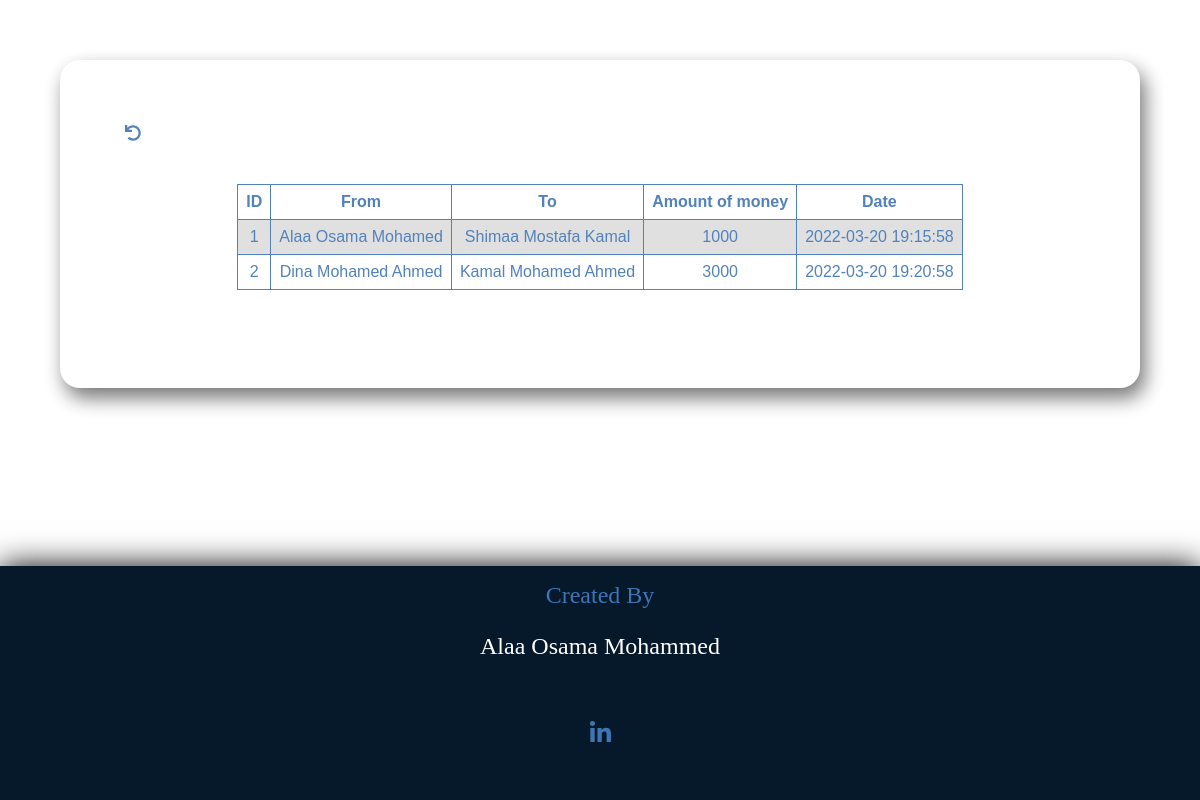
The page /history.php on the database its author committed.
### tables this page shows
CREATE TABLE `data_history` (
  `id` int(5) NOT NULL,
  `money_from` varchar(100) NOT NULL,
  `money_to` varchar(100) NOT NULL,
  `money` int(10) NOT NULL,
  `theData` timestamp NOT NULL DEFAULT current_timestamp() ON UPDATE current_timestamp()
);

### history.php (the view, shortened to what this page needs)
<?php
$servername = "localhost";
$username = "root";
$password = "";
$dbname = "banking_system";
$conn = new mysqli($servername, $username, $password, $dbname);
$sql = "SELECT * FROM `data_history`";
$result = $conn->query($sql);
?>
<!DOCTYPE html>
<html lang="en">
<head>
    <link rel='stylesheet' type='text/css' media='screen' href='style/style.css'>
</head>
<body class="container">
<div class='transfereContainer'style='width: 80vw;overflow: scroll;'>
        <div class="back">
            <a href="index.php"><i class='fas fa-undo'></i></a>
        </div>
<div style="display: flex;justify-content: center;">
<table>
  <tr>
    <th>ID</th>
    <th>From</th>
    <th>To</th>
    <th>Amount of money</th>
    <th>Date</th>
  </tr>
  <?php
   while($row = $result->fetch_assoc()) {
    ?>
<tr>
    <td><?=$row['id']?></td>
    <td><?=$row['money_from']?></td>
    <td><?=$row['money_to']?></td>
    <td><?=$row['money']?></td>
    <td><?=$row['theData']?></td>
  </tr>
  <?php
   }
  ?>
</table>
</div>
</div>
<div class="footer">
            <div class="names">
                <div>
                    Created By
                </div>
                <p class="team">
                    Alaa Osama Mohammed
                </p>
                <div class="contant">
                    <div class="icon">
                        <a href="https://www.linkedin.com/in/alaa-osama/"><i class="fab fa-linkedin-in"></i></a>
                    </div>
                </div>
            </div>
        </div>
</body>
</html>

### style/style.css (style rules this page uses)
body { margin: 0; padding: 0; }
.container { display: flex; flex-direction: column; position: absolute; width: 100%; height: 100%; z-index: 1000; justify-content: space-between; align-items: center; background: #fff; }
.footer { display: flex; position: relative; background-color: #06192b; flex-direction: row; box-shadow: 0px 0px 30px; justify-content: center; align-items: center; bottom: 0%; width: 100%; }
.names { display: flex; flex-direction: column; align-items: center; margin: 1em; color: #fff; }
.names div { color: #3f75b5; font-size: 1.5rem; }
.team { width: 14em; text-align: center; font-size: 1.5em; }
.contant { display: flex; align-items: center; justify-content: center; }
.icon a { display: inline-block; font-size:1em; width: 100px; height: 100px; line-height: 100px; text-align: center; color: #3f75b5; transition: .4s linear; position: relative; }
.icon a::before, .icon a::after { content: ''; position: absolute; box-sizing: border-box; width: 100%; height: 100%; left: 0; top: 0; transition: .4s linear; }
.transfereContainer { position: relative; justify-content: center; display: flex; flex-direction: column; width: fit-content; height: fit-content; background-color: #ffff; border-radius: 20px; box-shadow: 5px 10px 20px rgb(0 0 0 / 60%); opacity: 90%; padding: 5%; margin: 5%; }
.back { display: flex; align-items: flex-start; justify-content: flex-start; }
.back a { display: inline-block; font-size: 1em; width: 1em; height: 1em; padding: 0.3em; text-align: center; transition: .4s linear; position: relative; border-radius: 50%; color: #3f75b5; background-color: #fff; }

### history.php (style rules this page uses)
table { font-family: arial, sans-serif; border-collapse: collapse; width:fit-content; margin:4%; }
td, th { border: 1px solid #3f75b5; text-align: center; padding: 8px; color: #3f75b5; }
tr:nth-child(even) { background-color: #dddddd; }

### rows shown on the page
data_history: id "1", money_from "Alaa Osama Mohamed", money_to "Shimaa Mostafa Kamal", money "1000", theData "2022-03-20 19:15:58"
data_history: id "2", money_from "Dina Mohamed Ahmed", money_to "Kamal Mohamed Ahmed", money "3000", theData "2022-03-20 19:20:58"
